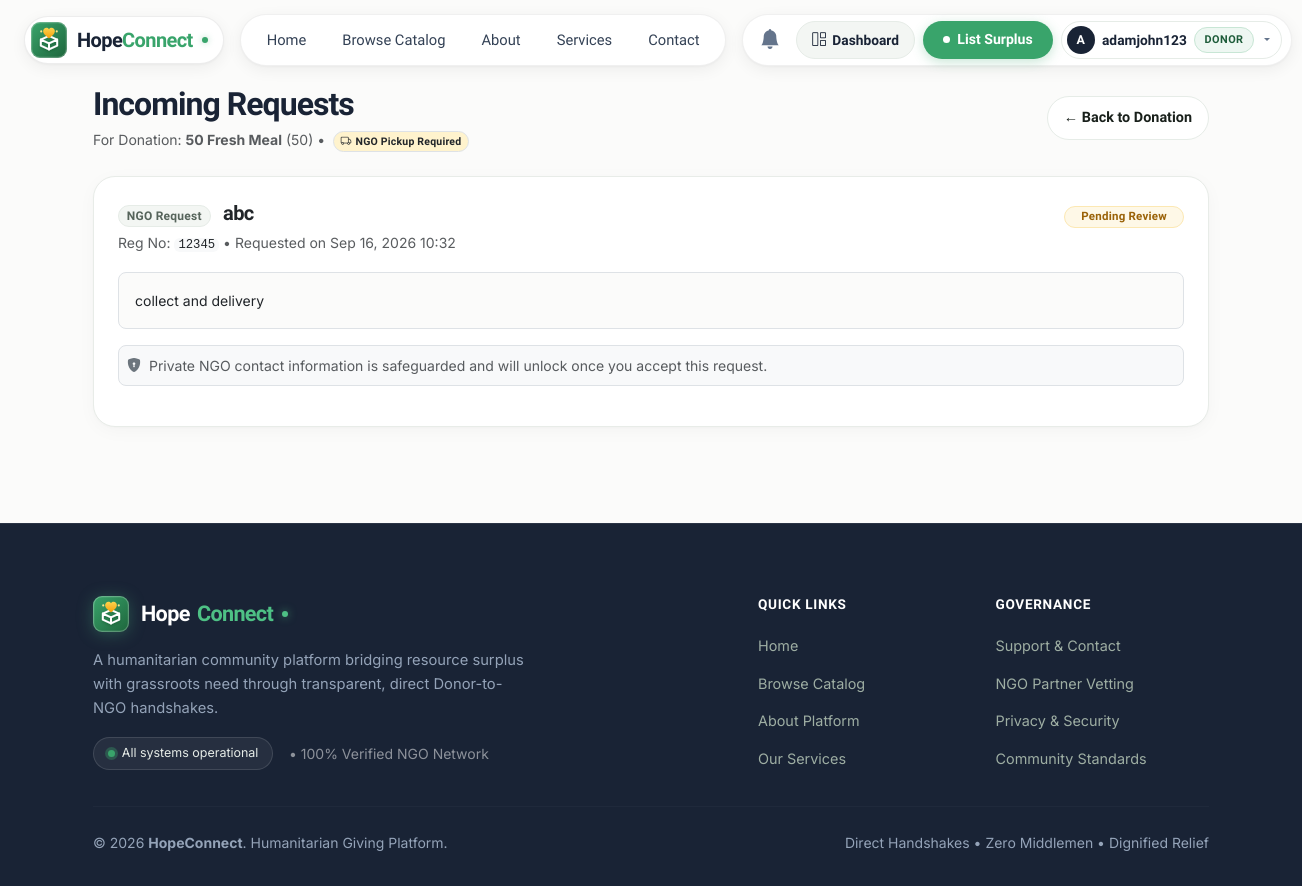
Before: /requests/review/1/ (signed in) with the older database file.
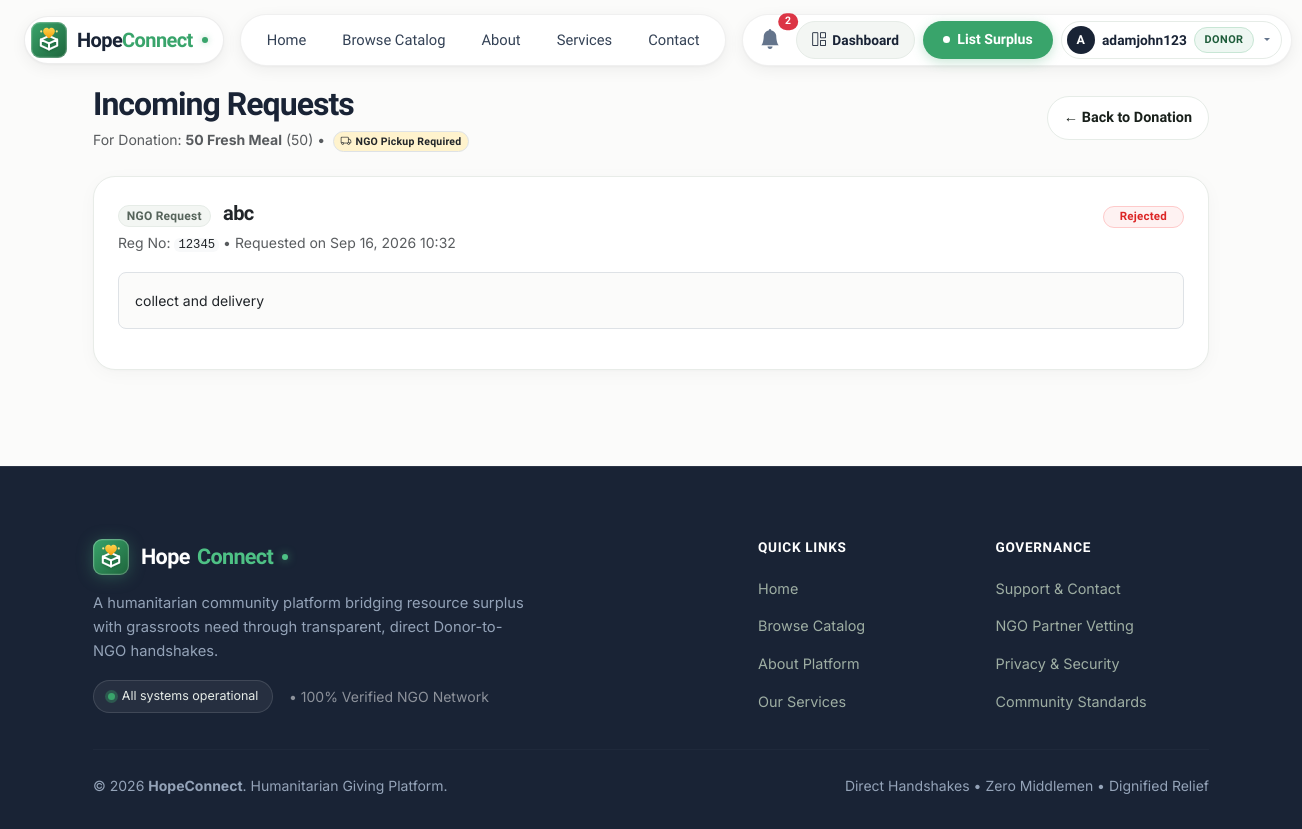
After: the same page with the newer database file.
### donation_requests/models.py (models this page shows, shortened)
class DonationRequest(models.Model):
    STATUS_PENDING = 'PENDING'
    STATUS_APPROVED = 'APPROVED'
    STATUS_REJECTED = 'REJECTED'
    STATUS_COLLECTED = 'COLLECTED'
    STATUS_COMPLETED = 'COMPLETED'
    STATUS_CANCELLED = 'CANCELLED'
    STATUS_CHOICES = [
        ('PENDING', 'Pending'),
        ('APPROVED', 'Approved'),
        ('REJECTED', 'Rejected'),
        ('COLLECTED', 'Collected'),
        ('COMPLETED', 'Completed'),
        ('CANCELLED', 'Cancelled'),
    ]
    donation = models.ForeignKey(
        'donations.Donation',
        on_delete=models.CASCADE,
        related_name='requests'
    )
    ngo = models.ForeignKey(
        User,
        on_delete=models.CASCADE,
        related_name='ngo_requests'
    )
    message = models.TextField(
        blank=True
    )
    contact_person = models.CharField(
        max_length=150,
        blank=True,
        help_text="Confirmed NGO contact person name"
    )
    contact_phone = models.CharField(
        max_length=30,
        blank=True,
        help_text="Confirmed NGO contact phone number"
    )
    contact_email = models.EmailField(
        blank=True,
        help_text="Confirmed NGO contact email"
    )
    pickup_notes = models.TextField(
        blank=True,
        help_text="Confirmed logistics, pickup preference, or address notes"
    )
    status = models.CharField(
        max_length=25,
        choices=STATUS_CHOICES,
        default='PENDING'
    )
    created_at = models.DateTimeField(
        auto_now_add=True
    )
    updated_at = models.DateTimeField(
        auto_now=True
    )
    class Meta:
        verbose_name = "Donation Request"
        verbose_name_plural = "Donation Requests"
        ordering = ['-created_at']
    @property
    def requested_at(self):
        return self.created_at
    @property
    def beneficiaries_count(self):
        return None

### accounts/models.py (models this page shows, shortened)
class NGOProfile(models.Model):
    user = models.OneToOneField(
        User,
        on_delete=models.CASCADE,
        related_name='ngo_profile'
    )
    organization_name = models.CharField(
        max_length=200
    )
    registration_number = models.CharField(
        max_length=100,
        unique=True,
        help_text="Government or Trust registration number"
    )
    contact_person = models.CharField(
        max_length=100
    )
    website = models.URLField(
        blank=True,
        null=True
    )
    mission = models.TextField(
        blank=True,
        help_text="Overview of NGO cause and beneficiaries"
    )
    verification_document = models.FileField(
        upload_to='ngo_docs/',
        blank=True,
        null=True,
        help_text="Registration certificate or official letter (PDF/Image)"
    )
    is_approved = models.BooleanField(
        default=False
    )
    verified_at = models.DateTimeField(
        null=True,
        blank=True
    )
    verified_by = models.ForeignKey(
        User,
        null=True,
        blank=True,
        on_delete=models.SET_NULL,
        related_name='verified_ngos'
    )
    created_at = models.DateTimeField(
        auto_now_add=True
    )
    updated_at = models.DateTimeField(
        auto_now=True
    )
    class Meta:
        verbose_name = "NGO Profile"
        verbose_name_plural = "NGO Profiles"

### donation_requests/views.py (the view)
# urls.py: path('review/<int:donation_id>/', views.donor_review_requests, name='review_requests'),
@login_required
def donor_review_requests(request, donation_id):
    donation = get_object_or_404(Donation, pk=donation_id, donor=request.user)
    requests = donation.requests.select_related('ngo', 'ngo__profile', 'ngo__ngo_profile').order_by('-created_at')
    context = {
        'donation': donation,
        'requests': requests,
    }
    return render(request, 'donation_requests/donor_requests_list.html', context)

### core/context_processors.py (called while the page is built)
def hopeconnect_context(request):
    context = {
        'user_profile': None,
        'user_role': None,
        'unread_notifications_count': 0,
    }
    if request.user.is_authenticated:
        profile = getattr(request.user, 'profile', None)
        context['user_profile'] = profile
        if request.user.is_staff or request.user.is_superuser:
            context['user_role'] = 'Admin'
        elif profile:
            context['user_role'] = 'Donor' if profile.role.upper() == 'DONOR' else 'NGO'
        context['unread_notifications_count'] = request.user.notifications.filter(is_read=False).count()
    return context

### templates/donation_requests/donor_requests_list.html (shortened to what this page needs)
{% extends 'base.html' %}
{% block content %}
<div class="py-3">
    <div class="d-flex flex-wrap align-items-center justify-content-between gap-3 mb-4">
        <div>
            <h2 class="fw-bold mb-1" style="color: var(--hc-navy);">Incoming Requests</h2>
            <p class="text-muted small mb-0">
                For Donation: <strong>{{ donation.title }}</strong> ({{ donation.quantity }}) &bull;
                {% if donation.delivery_option == 'DONOR_DELIVERY' %}
                <span class="badge bg-primary-subtle text-primary border ms-1"><i class="bi bi-box-arrow-in-down me-1"></i>Donor Drop-off Hub: {{ donation.dropoff_location|default:"Community Partner Hub" }}</span>
                {% else %}
                <span class="badge bg-warning-subtle text-dark border ms-1"><i class="bi bi-truck me-1"></i>NGO Pickup Required</span>
                {% endif %}
            </p>
        </div>
        <a href="{% url 'donation_detail' donation.id %}" class="btn-secondary-outline btn-sm px-3">
            &larr; Back to Donation
        </a>
    </div>
    {% if requests %}
    <div class="row g-4">
        {% for req in requests %}
        <div class="col-12">
            <div class="app-card p-4">
                <div class="d-flex flex-wrap justify-content-between align-items-start gap-2 mb-3">
                    <div>
                        <span class="badge bg-light text-secondary border me-2">NGO Request</span>
                        <h4 class="fw-bold text-dark d-inline fs-5">{{ req.ngo.ngo_profile.organization_name|default:req.ngo.username }}</h4>
                        <div class="small text-muted mt-1">
                            Reg No: <code class="text-dark bg-light px-1 py-0.5 rounded">{{ req.ngo.ngo_profile.registration_number|default:"Verified" }}</code> &bull;
                            Requested on {{ req.requested_at|date:"M d, Y H:i" }}
                        </div>
                    </div>
                    <div>
                        {% if req.status == 'PENDING' %}
                        <span class="badge badge-requested px-3 py-1">Pending Review</span>
                        {% elif req.status == 'APPROVED' %}
                        <span class="badge badge-approved px-3 py-1"><i class="bi bi-check-circle me-1"></i>Approved by You</span>
                        {% elif req.status == 'COLLECTED' %}
                        <span class="badge badge-collected px-3 py-1"><i class="bi bi-box-seam me-1"></i>Collected</span>
                        {% elif req.status == 'COMPLETED' %}
                        <span class="badge badge-completed px-3 py-1"><i class="bi bi-patch-check-fill me-1"></i>Completed</span>
                        {% elif req.status == 'CANCELLED' %}
                        <span class="badge badge-cancelled px-3 py-1"><i class="bi bi-slash-circle me-1"></i>Cancelled</span>
                        {% elif req.status == 'REJECTED' %}
                        <span class="badge badge-rejected px-3 py-1">Rejected</span>
                        {% else %}
                        <span class="badge bg-light text-secondary px-3 py-1">{{ req.status }}</span>
                        {% endif %}
                    </div>
                </div>
                <div class="p-3 rounded-3 mb-3 border" style="background-color: var(--hc-slate-50);">
                    <p class="mb-0 text-dark small">{{ req.message }}</p>
                </div>
                {% if req.status == 'PENDING' %}
                <div class="d-flex align-items-center gap-2 p-2 mb-3 rounded-3 bg-light border text-muted small">
                    <i class="bi bi-shield-lock-fill text-secondary"></i>
                    <span>Private NGO contact information is safeguarded and will unlock once you accept this request.</span>
                </div>
                {% endif %}
            </div>
        </div>
        {% endfor %}
    </div>
    {% endif %}
</div>
{% endblock %}

### templates/base.html (shortened to what the changed rows need)
{% load static %}
<!DOCTYPE html>
<html lang="en">
<head>
    <link href="https://cdn.jsdelivr.net/npm/bootstrap@5.3.3/dist/css/bootstrap.min.css" rel="stylesheet">
    <link rel="stylesheet" href="https://cdn.jsdelivr.net/npm/bootstrap-icons@1.11.3/font/bootstrap-icons.min.css">
    <link rel="stylesheet" href="{% static 'css/style.css' %}?v=1.3">
</head>
<body>
    <header class="site-header">
        <div class="header-container px-3 px-lg-4">
            <div class="header-actions-pill d-none d-lg-flex align-items-center">
                {% if user.is_authenticated %}
                <a class="header-icon-btn position-relative" href="{% url 'notifications_list' %}" title="Notifications">
                    <i class="bi bi-bell-fill fs-5"></i>
                    {% if unread_notifications_count > 0 %}
                    <span class="position-absolute top-0 start-100 translate-middle badge rounded-pill bg-danger" style="font-size: 0.65rem; padding: 0.22rem 0.42rem;">
                        {{ unread_notifications_count }}
                    </span>
                    {% endif %}
                </a>
                {% endif %}
            </div>
        </div>
    </header>
    <main class="{% if request.resolver_match.url_name == 'home' %}p-0 m-0 w-100{% else %}container py-3{% endif %}">
        {% block content %}
        {% endblock %}
    </main>
</body>
</html>

Changed rows visible on the page:
changed DonationRequest "collect and delivery": status "Pending Review Private NGO contact information is safeguarded and will unlock once you accept this request." → "Rejected"
Other visible differences:
{{ unread_notifications_count }}: (not shown) → "2"
